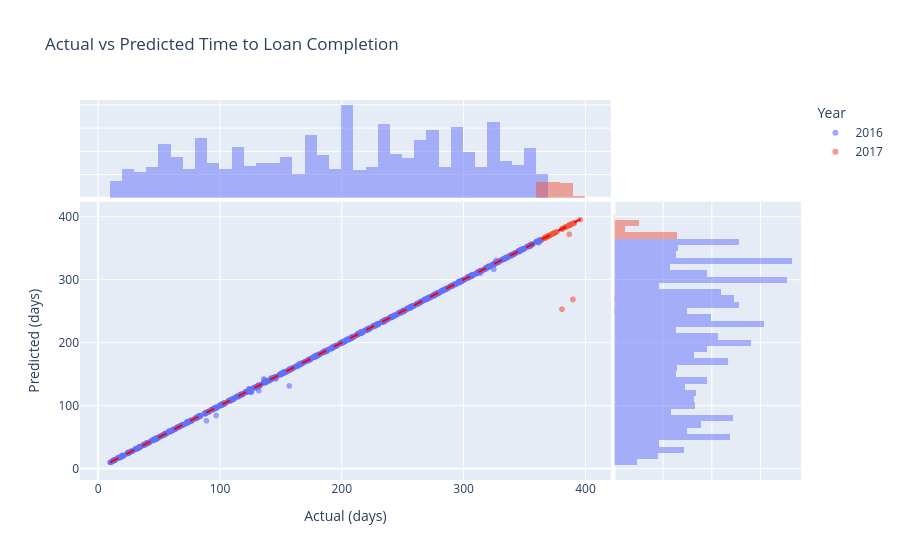

Source (notebook cell):
### Markdown cell above
## Prediction Quality

### Code cell
plot_df = pd.DataFrame({
    'Actual (days)': y_test.values,
    'Predicted (days)': y_pred
})

reference_date = pd.Timestamp('2016-01-01', tz='UTC')
plot_df['Year'] = (reference_date + pd.to_timedelta(plot_df['Actual (days)'], unit='D')).dt.year.astype(str)

fig = px.scatter(
    plot_df,
    x='Actual (days)',
    y='Predicted (days)',
    color='Year',
    marginal_x='histogram',
    marginal_y='histogram',
    title='Actual vs Predicted Time to Loan Completion',
    opacity=0.6
)
fig.add_shape(
    type='line',
    x0=plot_df['Actual (days)'].min(),
    y0=plot_df['Actual (days)'].min(),
    x1=plot_df['Actual (days)'].max(),
    y1=plot_df['Actual (days)'].max(),
    line=dict(color='red', dash='dash', width=2)
)
fig.show()

### Figure 1 — Plotly figure (JSON) as saved in the notebook; plotly's stock layout.template omitted (floating-point values rounded to 4 significant figures; data arrays with more than 128 entries replaced by an {"elided": "..."} marker saying what was removed)
{"data": [{"hovertemplate": "Year=2016<br>Actual (days)=%{x}<br>Predicted (days)=%{y}<extra></extra>", "legendgroup": "2016", "marker": {"color": "#636efa", "opacity": 0.6, "symbol": "circle"}, "mode": "markers", "name": "2016", "showlegend": true, "type": "scattergl", "x": {"elided": "3294 int values"}, "xaxis": "x", "y": {"elided": "3294 float values"}, "yaxis": "y"}, {"bingroup": "x", "hovertemplate": "Year=2016<br>Actual (days)=%{x}<br>count=%{y}<extra></extra>", "legendgroup": "2016", "marker": {"color": "#636efa"}, "name": "2016", "opacity": 0.5, "showlegend": false, "type": "histogram", "x": {"elided": "3294 int values"}, "xaxis": "x3", "yaxis": "y3"}, {"bingroup": "y", "hovertemplate": "Year=2016<br>Predicted (days)=%{y}<br>count=%{x}<extra></extra>", "legendgroup": "2016", "marker": {"color": "#636efa"}, "name": "2016", "opacity": 0.5, "showlegend": false, "type": "histogram", "xaxis": "x2", "y": {"elided": "3294 float values"}, "yaxis": "y2"}, {"hovertemplate": "Year=2017<br>Actual (days)=%{x}<br>Predicted (days)=%{y}<extra></extra>", "legendgroup": "2017", "marker": {"color": "#EF553B", "opacity": 0.6, "symbol": "circle"}, "mode": "markers", "name": "2017", "showlegend": true, "type": "scattergl", "x": [369, 384, 367, 367, 368, 374, 370, 382, 387, 369, 370, 369, 367, 370, 370, 375, 387, 369, 368, 367, 373, 391, 370, 387, 389, 366, 369, 374, 370, 370, 381, 367, 371, 375, 376, 387, 387, 370, 370, 374, 374, 373, 369, 369, 387, 368, 370, 367, 387, 388, 370, 370, 369, 387, 381, 382, 369, 371, 370, 369, 387, 391, 387, 369, 384, 387, 368, 369, 388, 387, 368, 368, 370, 370, 371, 368, 387, 369, 387, 387, 387, 381, 396, 377, 387, 367, 387, 375, 370, 390, 387, 368, 369, 385, 367, 371, 374, 374, 388, 387, 373, 368, 367], "xaxis": "x", "y": [369.0, 383.8, 367.0, 367.0, 368.0, 374.0, 370.0, 382.3, 387.0, 369.0, 370.0, 369.0, 367.0, 370.0, 370.0, 375.0, 387.0, 369.0, 368.0, 367.0, 373.0, 389.9, 370.0, 387.0, 389.1, 366.0, 369.0, 374.0, 370.0, 370.0, 253.6, 367.0, 371.0, 375.1, 375.8, 387.0, 387.0, 370.0, 370.0, 374.0, 373.9, 373.0, 369.0, 369.0, 387.0, 368.0, 370.0, 367.0, 387.0, 388.0, 370.0, 370.0, 369.0, 387.0, 380.9, 382.3, 369.0, 371.0, 370.0, 369.0, 387.0, 391.3, 372.6, 369.0, 384.5, 387.0, 368.0, 369.0, 388.0, 387.0, 368.0, 368.0, 370.0, 370.0, 371.0, 368.3, 387.0, 369.0, 387.0, 387.0, 387.0, 381.1, 395.9, 377.0, 387.0, 367.0, 387.0, 374.9, 370.0, 269.0, 387.0, 368.0, 369.0, 384.4, 367.0, 371.0, 374.0, 374.0, 388.0, 387.0, 373.2, 368.0, 366.3], "yaxis": "y"}, {"bingroup": "x", "hovertemplate": "Year=2017<br>Actual (days)=%{x}<br>count=%{y}<extra></extra>", "legendgroup": "2017", "marker": {"color": "#EF553B"}, "name": "2017", "opacity": 0.5, "showlegend": false, "type": "histogram", "x": [369, 384, 367, 367, 368, 374, 370, 382, 387, 369, 370, 369, 367, 370, 370, 375, 387, 369, 368, 367, 373, 391, 370, 387, 389, 366, 369, 374, 370, 370, 381, 367, 371, 375, 376, 387, 387, 370, 370, 374, 374, 373, 369, 369, 387, 368, 370, 367, 387, 388, 370, 370, 369, 387, 381, 382, 369, 371, 370, 369, 387, 391, 387, 369, 384, 387, 368, 369, 388, 387, 368, 368, 370, 370, 371, 368, 387, 369, 387, 387, 387, 381, 396, 377, 387, 367, 387, 375, 370, 390, 387, 368, 369, 385, 367, 371, 374, 374, 388, 387, 373, 368, 367], "xaxis": "x3", "yaxis": "y3"}, {"bingroup": "y", "hovertemplate": "Year=2017<br>Predicted (days)=%{y}<br>count=%{x}<extra></extra>", "legendgroup": "2017", "marker": {"color": "#EF553B"}, "name": "2017", "opacity": 0.5, "showlegend": false, "type": "histogram", "xaxis": "x2", "y": [369.0, 383.8, 367.0, 367.0, 368.0, 374.0, 370.0, 382.3, 387.0, 369.0, 370.0, 369.0, 367.0, 370.0, 370.0, 375.0, 387.0, 369.0, 368.0, 367.0, 373.0, 389.9, 370.0, 387.0, 389.1, 366.0, 369.0, 374.0, 370.0, 370.0, 253.6, 367.0, 371.0, 375.1, 375.8, 387.0, 387.0, 370.0, 370.0, 374.0, 373.9, 373.0, 369.0, 369.0, 387.0, 368.0, 370.0, 367.0, 387.0, 388.0, 370.0, 370.0, 369.0, 387.0, 380.9, 382.3, 369.0, 371.0, 370.0, 369.0, 387.0, 391.3, 372.6, 369.0, 384.5, 387.0, 368.0, 369.0, 388.0, 387.0, 368.0, 368.0, 370.0, 370.0, 371.0, 368.3, 387.0, 369.0, 387.0, 387.0, 387.0, 381.1, 395.9, 377.0, 387.0, 367.0, 387.0, 374.9, 370.0, 269.0, 387.0, 368.0, 369.0, 384.4, 367.0, 371.0, 374.0, 374.0, 388.0, 387.0, 373.2, 368.0, 366.3], "yaxis": "y2"}], "layout": {"barmode": "overlay", "legend": {"title": {"text": "Year"}, "tracegroupgap": 0}, "shapes": [{"line": {"color": "red", "dash": "dash", "width": 2}, "type": "line", "x0": 10, "x1": 396, "y0": 10, "y1": 396}], "title": {"text": "Actual vs Predicted Time to Loan Completion"}, "xaxis": {"anchor": "y", "domain": [0, 0.7363], "title": {"text": "Actual (days)"}}, "xaxis2": {"anchor": "y2", "domain": [0.7413, 1], "matches": "x2", "showgrid": true, "showline": false, "showticklabels": false, "ticks": ""}, "xaxis3": {"anchor": "y3", "domain": [0, 0.7363], "matches": "x", "showgrid": true, "showticklabels": false}, "xaxis4": {"anchor": "y4", "domain": [0.7413, 1], "matches": "x2", "showgrid": true, "showline": false, "showticklabels": false, "ticks": ""}, "yaxis": {"anchor": "x", "domain": [0, 0.7326], "title": {"text": "Predicted (days)"}}, "yaxis2": {"anchor": "x2", "domain": [0, 0.7326], "matches": "y", "showgrid": true, "showticklabels": false}, "yaxis3": {"anchor": "x3", "domain": [0.7426, 1], "matches": "y3", "showgrid": true, "showline": false, "showticklabels": false, "ticks": ""}, "yaxis4": {"anchor": "x4", "domain": [0.7426, 1], "matches": "y3", "showgrid": true, "showline": false, "showticklabels": false, "ticks": ""}}}
